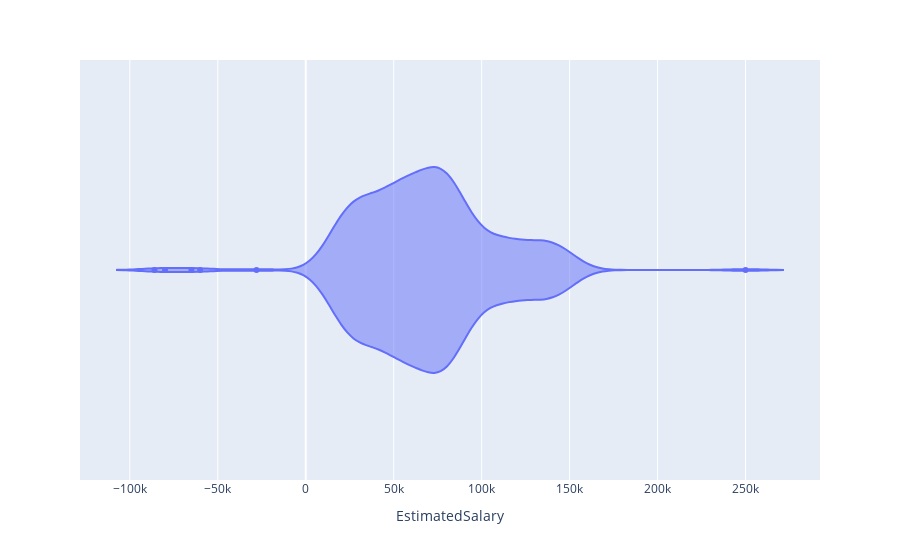

The notebook cell saved with this chart:
### Code cell
#ploting method 3:
px.violin(data_frame = df, x = 'EstimatedSalary')

### Figure 1 — Plotly figure (JSON) as saved in the notebook; plotly's stock layout.template omitted (floating-point values rounded to 4 significant figures; data arrays with more than 128 entries replaced by an {"elided": "..."} marker saying what was removed)
{"data": [{"alignmentgroup": "True", "box": {"visible": false}, "hovertemplate": "EstimatedSalary=%{x}<extra></extra>", "legendgroup": "", "marker": {"color": "#636efa"}, "name": "", "offsetgroup": "", "orientation": "h", "scalegroup": "True", "showlegend": false, "type": "violin", "x": {"elided": "402 int values"}, "x0": " ", "xaxis": "x", "y0": " ", "yaxis": "y"}], "layout": {"legend": {"tracegroupgap": 0}, "margin": {"t": 60}, "violinmode": "group", "xaxis": {"anchor": "y", "domain": [0, 1], "title": {"text": "EstimatedSalary"}}, "yaxis": {"anchor": "x", "domain": [0, 1]}}}
